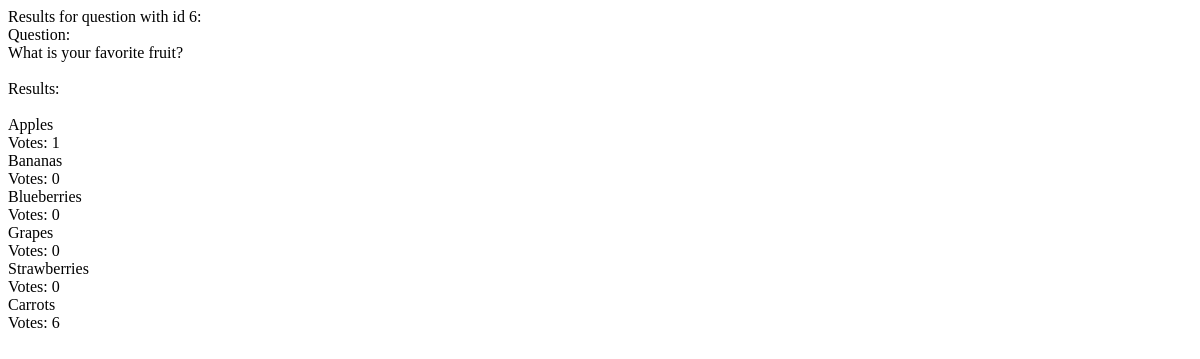
Page /polls/6/results/ on the earlier database version.
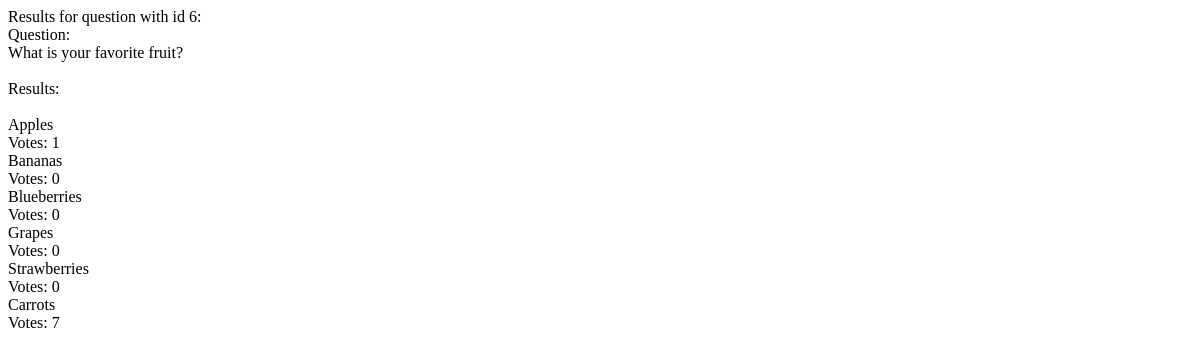
Same page on the later database version.
### polls/models.py (models this page shows, shortened)
class Choice(models.Model):
    question = models.ForeignKey(Question, on_delete=models.CASCADE)
    choice_text = models.CharField(max_length=200)
    votes = models.IntegerField(default=0)

### polls/views.py (the view)
# urls.py: path('<int:question_id>/results/', views.question_results, name='question_results'),
def question_results(request, question_id):
    question = get_object_or_404(Question, pk=question_id)
    template = loader.get_template('polls/question_results.html')
    context = {
        'question': question,
        'question_id': question_id,
    }
    return HttpResponse(template.render(context, request))

### polls/models.py (called while the page is built)
    def __str__(self):
        return self.question_text

### polls/templates/polls/question_results.html (shortened to what this page needs)
Results for question with id {{question_id}}:
<br>Question:
<br>{{question}}
<br><br>Results:
{% for choice in question.choice_set.all %}
    {{ choice.choice_text }} <br>
    <label>Votes: {{ choice.votes }}</label> <br>
{% endfor %}

Differences in the rows shown:
changed Choice "Carrots": votes "6" → "7"
